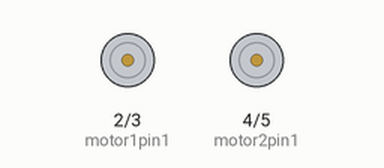
Recording of a sketch running on a simulated Arduino Uno, built with avr-gcc and run on an emulated ATmega328P. On the bench: motor-driver pin pairs drawn as motors (green arrow = first pin HIGH = forward, orange = second pin HIGH = backward, longer = more drive).

Above: at 3.5 s.
At 10.0 s:
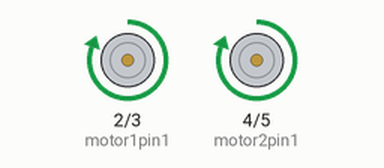
At 16.0 s:
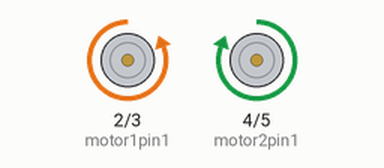
At 31.5 s:
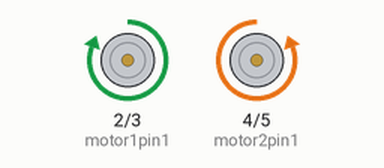
Timing chart, 0 to 40.3 s (numbered marks = the images above):
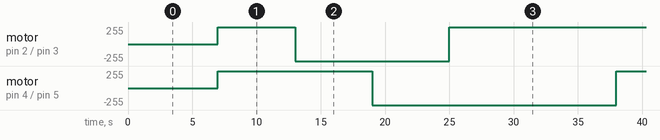

The sketch:

hbridge.ino
```cpp
int motor1pin1 = 2;
int motor1pin2 = 3;

int motor2pin1 = 4;
int motor2pin2 = 5;

int ENA_pin_1 = 8;
int ENA_pin_2 = 9;
int speed_ENA = 50;

int time_delay = 3000;

void setup() {
  Serial.begin(9600);
  pinMode(motor1pin1, OUTPUT);
  pinMode(motor1pin2, OUTPUT);
  pinMode(motor2pin1, OUTPUT);
  pinMode(motor2pin2, OUTPUT);
}

void go_forward(int pos_1 = HIGH, int pos_2 = LOW) {
  //clockwise + clockwise,
  digitalWrite(motor1pin1, pos_1);
  digitalWrite(motor1pin2, pos_2);

  digitalWrite(motor2pin1, pos_1);
  digitalWrite(motor2pin2, pos_2);
  delay(time_delay);
}

void go_back(int pos_1 = HIGH, int pos_2 = LOW) {
  //anti-clockwise + anti-clockwise
  go_forward(pos_2, pos_1);
}

void go_right(int pos_1 = LOW, int pos_2 = HIGH) {
  //clockwise + anti-clockwise
  digitalWrite(motor1pin1, pos_1);
  digitalWrite(motor1pin2, pos_2);

  digitalWrite(motor2pin1, pos_2);
  digitalWrite(motor2pin2, pos_1);
  delay(time_delay);
}

void go_left(int pos_1 = LOW, int pos_2 = HIGH) {
  //anti-clockwise + clockwise
  go_right(pos_2, pos_1);
}

void loop() {
  //time to connect power
  delay(7000);
  go_forward();
  delay(time_delay);
  go_right();
  delay(time_delay);
  go_back();
  delay(time_delay);
  go_left();
  delay(time_delay);
}
```

Measured:
- by itself, motor on pin 2 (motor1pin1) / pin 3 (motor1pin2): repeats every 31.0 s: backward 255/255 12.0 s, forward 255/255 19.0 s
- by itself, motor on pin 4 (motor2pin1) / pin 5 (motor2pin2): alternates forward 255/255 for 12.0 s and backward 255/255 for 19.0 s
